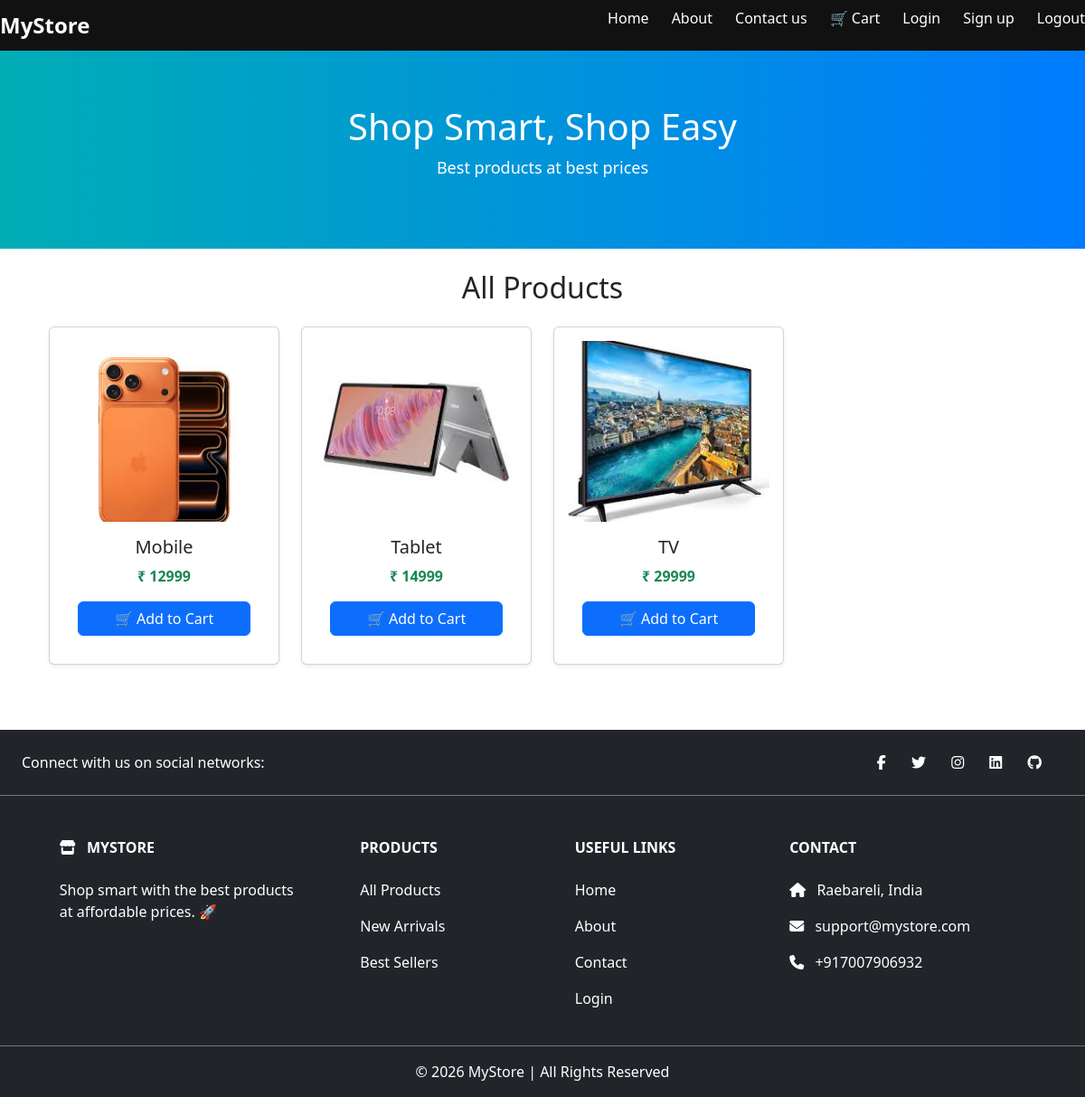
Screenshot of /products/ with the database file from the repository.
### store/models.py (models this page shows, shortened)
class Product(models.Model):
    name = models.CharField(max_length=100)
    price = models.IntegerField()
    image = models.ImageField(upload_to='products/')
    created_at = models.DateTimeField(auto_now_add=True)
    CATEGORY_CHOICES = [
        ('mobile', 'Mobile'),
        ('laptop', 'Laptop'),
        ('tv', 'TV'),
        ('accessories', 'Accessories'),
    ]
    category = models.CharField(max_length=20, choices=CATEGORY_CHOICES)

### store/views.py (the view)
# urls.py: path('products/', views.products, name='products'),
def products(request):
    products = Product.objects.all()
    return render(request, 'products.html', {'products': products})

### store/templates/products.html
{% extends 'base.html' %}
{% block content %}
<div class="container mt-4">
    <h2 class="mb-4 text-center">All Products</h2>
    <div class="row">
        {% for product in products %}
        <div class="col-md-3 mb-4">
            <div class="card h-100 shadow-sm">
                <img src="{{ product.image.url }}"
                     class="card-img-top"
                     style="height:200px; object-fit:cover;">
                <div class="card-body text-center">
                    <h5 class="card-title">{{ product.name }}</h5>
                    <p class="card-text fw-bold text-success">
                        ₹ {{ product.price }}
                    </p>
                    <a href="{% url 'add_to_cart' product.id %}"
                       class="btn btn-primary w-100">
                        🛒 Add to Cart
                    </a>
                </div>
            </div>
        </div>
        {% endfor %}
    </div>
</div>
{% endblock %}

### store/static/style.css (style rules this page uses)
body { margin: 0; font-family: 'Segoe UI', sans-serif; background: #f5f7fa; }
.card { background: white; padding: 15px; border-radius: 12px; text-align: center; box-shadow: 0 4px 10px rgba(0,0,0,0.1); transition: 0.3s; }
.card img { width: 100%; border-radius: 10px; }

### rows the page displays
Product: image (picture), name "Mobile", price "12999"
Product: image (picture), name "Tablet", price "14999"
Product: image (picture), name "TV", price "29999"
